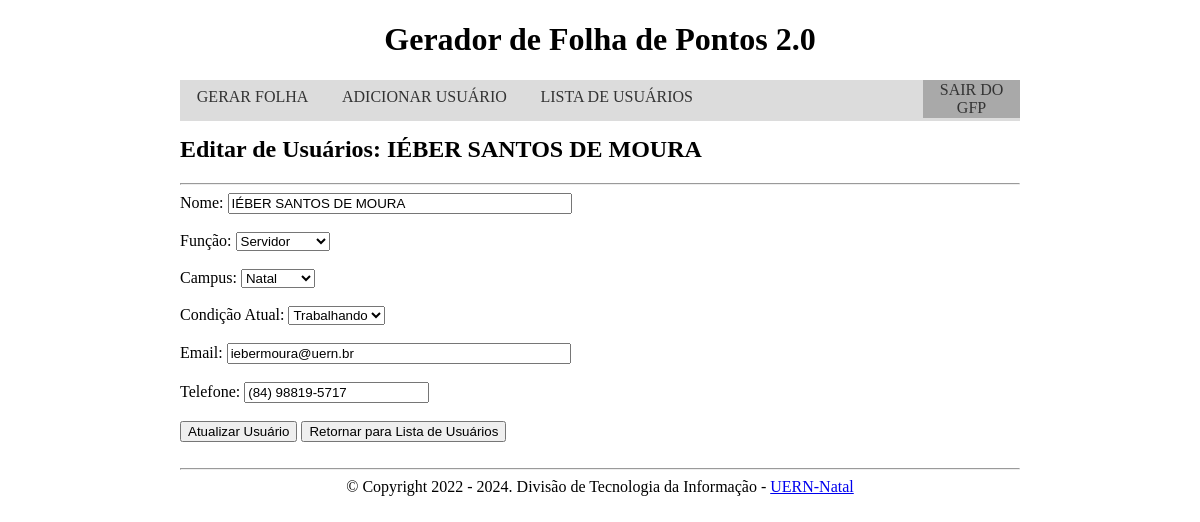
Screenshot of /edita_usuario.php?editar=2 (signed in) with the database file from the repository.
### tables this page shows
CREATE TABLE `usuarios` (
  `id` int(11) NOT NULL,
  `nome` varchar(100) NOT NULL,
  `funcao` varchar(45) DEFAULT NULL,
  `condicao` varchar(45) DEFAULT NULL,
  `email` varchar(100) DEFAULT NULL,
  `telefone` varchar(15) DEFAULT NULL,
  `campus` varchar(45) NOT NULL
);

### DB/conexao.php (called while the page is built, shortened)
<?php
Class Consulta {
    private $DB = 'mysql:host=127.0.0.1;dbname=GFP';
    private $usuarioDB = 'root';
    private $senhaDB = '';
    private $pdo;
    public function __construct() {
        try {
            $this->pdo = new PDO($this->DB, $this->usuarioDB, $this->senhaDB);
            $this->pdo->setAttribute(PDO::ATTR_ERRMODE, PDO::ERRMODE_EXCEPTION);
        } catch(PDOException $e) {
            echo 'DB Erro: '.$e->getMessage();
        }
    }
    public function buscarUsuario($id) {
        try {
            $select = $this->pdo->query("SELECT * FROM usuarios WHERE id = '$id' LIMIT 1");
            $usuario = $select->fetch(PDO::FETCH_ASSOC);
        } catch(PDOException $e) {
            echo 'DB Erro: '.$e->getMessage();
        }
        return $usuario;
    }
}

### edita_usuario.php (the view, shortened to what this page needs)
<?php
    include 'DB/conexao.php';
    $consulta = new Consulta();
    if(isset($_GET["editar"])) {
        $id = $_GET["editar"];
        $usuario = $consulta->buscarUsuario($id);
        if($usuario) {
            $nome = $usuario['nome'];
            $funcao = $usuario['funcao'];
            $campus = $usuario['campus'];
            $condicao = $usuario['condicao'];
            $email = $usuario['email'];
            $telefone = $usuario['telefone'];
        } else
            die("<p class='msgErro'>Usuário não encontrado!</p>");
    }
?>
<h2>Editar de Usuários: <?= $nome ?></h2>
<hr>
<form method="POST" autocomplete="off">
    <label>Nome:</label>
    <input class="nomeEmail" type="text" name="nome" value="<?= $nome ?>" pattern="[A-Za-záàâãéèêíïóôõöúçñÁÀÂÃÉÈÍÏÓÔÕÖÚÇÑ ]+$" required>
    <br><br>
    <label>Função:</label>
    <select name="funcao">
        <option value="<?= $funcao ?>" selected><?= $funcao ?></option>
    </select>
    <br><br>
    <label>Campus:</label>
    <select name="campus">
        <option value="<?= $campus ?>" selected><?= $campus ?></option>
    </select>
    <br><br>
    <label>Condição Atual:</label>
    <select name="condicao">
        <option value="<?= $condicao ?>" selected><?= $condicao ?></option>
    </select>
    <br><br>
    <label>Email:</label>
    <input class="nomeEmail" type="text" name="email" value="<?= $email ?>">
    <br><br>
    <label>Telefone:</label>
    <input type="tel" name="telefone" id="telefone" maxlength="15" value="<?= $telefone ?>">
    <br><br>
    <input type="submit" name="atualizar" value="Atualizar Usuário">
    <input type='submit' name='cancelar' value='Retornar para Lista de Usuários'>
</form>

### frontend/estilo.css (style rules this page uses)
h1, h3 { text-align: center; }
body { padding: 0%; margin: 0%; }
footer, .login { text-align: center; }
.nomeEmail { width: 40%; }
.corpo { margin: 0% auto; width: 70%; }
.menu ul { background-color: gainsboro; float: left; width: 100%; padding: 0%; margin: 0%; }
.menu ul li { display: inline; }
.menu ul li a { border-bottom: solid gainsboro; text-decoration: none; padding: 1% 2%; color: #333; float:left; }

### rows the page displays
usuarios: nome "IÉBER SANTOS DE MOURA", funcao "Servidor", campus "Natal", condicao "Trabalhando", email "iebermoura@uern.br", telefone "(84) 98819-5717"
